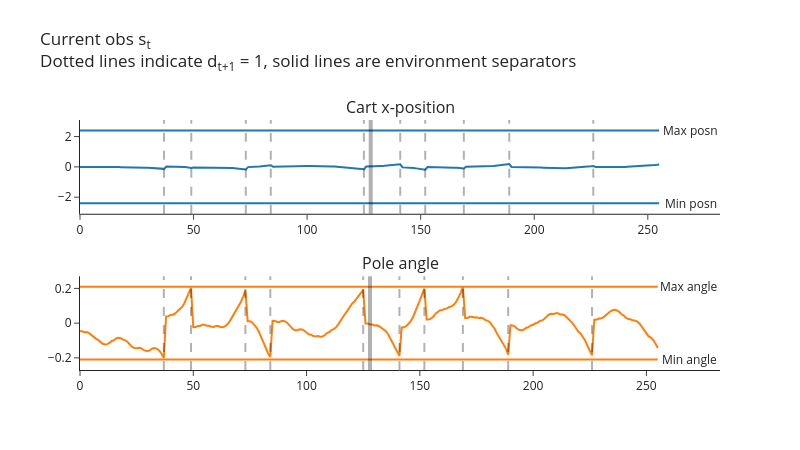
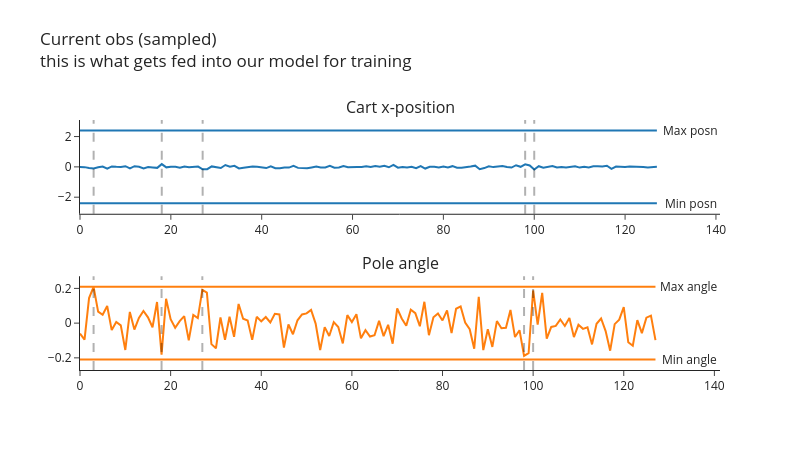

Here is the notebook cell these charts were saved with, in order:
### Markdown cell above
Like before, here's some code to generate and plot observations.

The first plot shows the current observations $s_t$ (with dotted lines indicating a terminated episode $d_{t+1} = 1$). The solid lines indicate the transition between different environments in `envs` (this demo uses `num_envs = 2`). There are `batch_size = num_steps_per_rollout * num_envs = 128 * 2 = 256` observations in total, with `128` coming from each environment.

The second plot shows a single minibatch of sampled experiences from full memory. Each minibatch has size `minibatch_size = 128`, and `minibatches` contains in total `batches_per_learning_phase * (batch_size // minibatch_size) = 2 * 2 = 4` minibatches.

Note that we don't need to worry about terminal observations here, because we're not actually logging `next_obs` (unlike DQN, this won't be part of our loss function).

### Code cell
num_steps_per_rollout = 128
num_envs = 2
batch_size = num_steps_per_rollout * num_envs  # 256

minibatch_size = 128
num_minibatches = batch_size // minibatch_size  # 2

batches_per_learning_phase = 2

envs = CartPole(num_envs=num_envs)  # GPU-batched env: reset()/step() return on-device tensors
memory = ReplayMemory(num_envs, (4,), (), batch_size, minibatch_size, batches_per_learning_phase)

logprobs = values = t.zeros(num_envs, device=device)  # dummy values, just so we can see demo of plot
obs, _ = envs.reset()

for i in range(num_steps_per_rollout):  # the locally-defined 128, matching this cell's batch_size
    # Choose a random action and step the env (actions are an on-device tensor for the batched env)
    actions = t.randint(0, envs.single_action_space.n, (num_envs,), device=device)
    next_obs, rewards, terminated, truncated, infos = envs.step(actions)

    # Add experience to memory (everything is already an on-device tensor)
    memory.add(obs, actions, logprobs, values, rewards, terminated)
    obs = next_obs

plot_cartpole_obs_and_dones(
    t.stack(memory.obs).cpu(),
    t.stack(memory.terminated).cpu(),
    title="Current obs s<sub>t</sub><br>Dotted lines indicate d<sub>t+1</sub> = 1, solid lines are environment separators",
)

next_value = next_done = t.zeros(envs.num_envs).to(device)  # dummy values, just so we can see demo of plot
minibatches = memory.get_minibatches(next_value, next_done, gamma=0.99, gae_lambda=0.95)

plot_cartpole_obs_and_dones(
    minibatches[0].obs.cpu(),
    minibatches[0].terminated.cpu(),
    title="Current obs (sampled)<br>this is what gets fed into our model for training",
)

### Figure 1 — Plotly figure (JSON) as saved in the notebook; plotly's stock layout.template omitted (floating-point values rounded to 4 significant figures; data arrays with more than 128 entries replaced by an {"elided": "..."} marker saying what was removed)
{"data": [{"marker": {"color": "#1F77B4"}, "mode": "lines", "name": "posn", "type": "scatter", "xaxis": "x", "y": {"elided": "256 float values"}, "yaxis": "y"}, {"marker": {"color": "#1F77B4"}, "mode": "lines", "name": "posn_min", "type": "scatter", "xaxis": "x", "y": {"elided": "256 float values"}, "yaxis": "y"}, {"marker": {"color": "#1F77B4"}, "mode": "lines", "name": "posn_max", "type": "scatter", "xaxis": "x", "y": {"elided": "256 float values"}, "yaxis": "y"}, {"marker": {"color": "#FF7F0E"}, "mode": "lines", "name": "angle", "type": "scatter", "xaxis": "x2", "y": {"elided": "256 float values"}, "yaxis": "y2"}, {"marker": {"color": "#FF7F0E"}, "mode": "lines", "name": "angle_min", "type": "scatter", "xaxis": "x2", "y": {"elided": "256 float values"}, "yaxis": "y2"}, {"marker": {"color": "#FF7F0E"}, "mode": "lines", "name": "angle_max", "type": "scatter", "xaxis": "x2", "y": {"elided": "256 float values"}, "yaxis": "y2"}], "layout": {"annotations": [{"font": {"size": 16}, "showarrow": false, "text": "Cart x-position", "x": 0.5, "xanchor": "center", "xref": "paper", "y": 1, "yanchor": "bottom", "yref": "paper"}, {"font": {"size": 16}, "showarrow": false, "text": "Pole angle", "x": 0.5, "xanchor": "center", "xref": "paper", "y": 0.375, "yanchor": "bottom", "yref": "paper"}, {"showarrow": false, "text": "Min posn", "x": 268.8, "xref": "x", "y": -2.4, "yref": "y"}, {"showarrow": false, "text": "Min angle", "x": 268.8, "xref": "x2", "y": -0.2095, "yref": "y2"}, {"showarrow": false, "text": "Max posn", "x": 268.8, "xref": "x", "y": 2.4, "yref": "y"}, {"showarrow": false, "text": "Max angle", "x": 268.8, "xref": "x2", "y": 0.2095, "yref": "y2"}], "height": 450, "hovermode": "x unified", "margin": {"t": 120}, "shapes": [{"line": {"color": "black", "dash": "dash", "width": 2}, "type": "line", "x0": 37, "x1": 37, "xref": "x", "y0": 0, "y1": 1, "yref": "y domain"}, {"line": {"color": "black", "dash": "dash", "width": 2}, "type": "line", "x0": 49, "x1": 49, "xref": "x", "y0": 0, "y1": 1, "yref": "y domain"}, {"line": {"color": "black", "dash": "dash", "width": 2}, "type": "line", "x0": 73, "x1": 73, "xref": "x", "y0": 0, "y1": 1, "yref": "y domain"}, {"line": {"color": "black", "dash": "dash", "width": 2}, "type": "line", "x0": 84, "x1": 84, "xref": "x", "y0": 0, "y1": 1, "yref": "y domain"}, {"line": {"color": "black", "dash": "dash", "width": 2}, "type": "line", "x0": 125, "x1": 125, "xref": "x", "y0": 0, "y1": 1, "yref": "y domain"}, {"line": {"color": "black", "dash": "dash", "width": 2}, "type": "line", "x0": 141, "x1": 141, "xref": "x", "y0": 0, "y1": 1, "yref": "y domain"}, {"line": {"color": "black", "dash": "dash", "width": 2}, "type": "line", "x0": 152, "x1": 152, "xref": "x", "y0": 0, "y1": 1, "yref": "y domain"}, {"line": {"color": "black", "dash": "dash", "width": 2}, "type": "line", "x0": 169, "x1": 169, "xref": "x", "y0": 0, "y1": 1, "yref": "y domain"}, {"line": {"color": "black", "dash": "dash", "width": 2}, "type": "line", "x0": 189, "x1": 189, "xref": "x", "y0": 0, "y1": 1, "yref": "y domain"}, {"line": {"color": "black", "dash": "dash", "width": 2}, "type": "line", "x0": 226, "x1": 226, "xref": "x", "y0": 0, "y1": 1, "yref": "y domain"}, {"line": {"color": "black", "width": 4}, "type": "line", "x0": 128, "x1": 128, "xref": "x", "y0": 0, "y1": 1, "yref": "y domain"}, {"line": {"color": "black", "dash": "dash", "width": 2}, "type": "line", "x0": 37, "x1": 37, "xref": "x2", "y0": 0, "y1": 1, "yref": "y2 domain"}, {"line": {"color": "black", "dash": "dash", "width": 2}, "type": "line", "x0": 49, "x1": 49, "xref": "x2", "y0": 0, "y1": 1, "yref": "y2 domain"}, {"line": {"color": "black", "dash": "dash", "width": 2}, "type": "line", "x0": 73, "x1": 73, "xref": "x2", "y0": 0, "y1": 1, "yref": "y2 domain"}, {"line": {"color": "black", "dash": "dash", "width": 2}, "type": "line", "x0": 84, "x1": 84, "xref": "x2", "y0": 0, "y1": 1, "yref": "y2 domain"}, {"line": {"color": "black", "dash": "dash", "width": 2}, "type": "line", "x0": 125, "x1": 125, "xref": "x2", "y0": 0, "y1": 1, "yref": "y2 domain"}, {"line": {"color": "black", "dash": "dash", "width": 2}, "type": "line", "x0": 141, "x1": 141, "xref": "x2", "y0": 0, "y1": 1, "yref": "y2 domain"}, {"line": {"color": "black", "dash": "dash", "width": 2}, "type": "line", "x0": 152, "x1": 152, "xref": "x2", "y0": 0, "y1": 1, "yref": "y2 domain"}, {"line": {"color": "black", "dash": "dash", "width": 2}, "type": "line", "x0": 169, "x1": 169, "xref": "x2", "y0": 0, "y1": 1, "yref": "y2 domain"}, {"line": {"color": "black", "dash": "dash", "width": 2}, "type": "line", "x0": 189, "x1": 189, "xref": "x2", "y0": 0, "y1": 1, "yref": "y2 domain"}, {"line": {"color": "black", "dash": "dash", "width": 2}, "type": "line", "x0": 226, "x1": 226, "xref": "x2", "y0": 0, "y1": 1, "yref": "y2 domain"}, {"line": {"color": "black", "width": 4}, "type": "line", "x0": 128, "x1": 128, "xref": "x2", "y0": 0, "y1": 1, "yref": "y2 domain"}], "showlegend": false, "title": {"text": "Current obs s<sub>t</sub><br>Dotted lines indicate d<sub>t+1</sub> = 1, solid lines are environment separators", "y": 0.9}, "width": 800, "xaxis": {"anchor": "y", "domain": [0, 1]}, "xaxis2": {"anchor": "y2", "domain": [0, 1]}, "yaxis": {"anchor": "x", "domain": [0.625, 1]}, "yaxis2": {"anchor": "x2", "domain": [0, 0.375]}}}

### Figure 2 — Plotly figure (JSON) as saved in the notebook; plotly's stock layout.template omitted (floating-point values rounded to 4 significant figures)
{"data": [{"marker": {"color": "#1F77B4"}, "mode": "lines", "name": "posn", "type": "scatter", "xaxis": "x", "y": [-0.01558, -0.01745, -0.07628, -0.1112, -0.03065, 0.0217, -0.1203, 0.03016, 0.007781, -0.007561, 0.04414, -0.09879, 0.0445, 0.009834, -0.1011, -0.00982, -0.03687, -0.06469, 0.1819, -0.03207, 0.01516, 0.004822, -0.06181, 0.02649, -0.02085, 0.02215, 0.01723, -0.1612, -0.1505, 0.03048, -0.04373, -0.07757, 0.1213, 0.007358, 0.06768, -0.1, -0.05949, -0.01987, 0.0218, 0.006649, -0.01691, -0.07835, 0.04391, -0.08467, -0.08721, -0.03668, -0.04788, 0.06282, -0.06658, -0.08017, -0.09045, -0.03551, 0.02198, -0.04685, -0.03721, 0.06861, -0.0595, -0.04064, 0.06171, -0.01805, 0.008635, -0.01369, -0.007105, 0.04578, -0.00458, 0.05808, 0.002159, 0.06667, -0.02542, 0.1376, -0.0498, -0.005496, -0.04274, 0.004653, -0.08981, 0.05478, -0.1106, 0.005817, 0.01265, -0.0356, 0.02236, -0.03211, 0.04745, -0.05004, -0.05329, -0.03827, 0.02349, 0.0807, -0.1548, -0.07933, 0.04103, -0.01528, 0.006435, 0.06319, -0.008061, -0.04641, 0.1089, 0.004859, 0.1699, 0.09582, -0.1779, 0.04459, -0.05216, 0.01775, 0.05888, -0.04396, -0.0132, -0.04426, 0.004663, 0.03883, -0.04726, 0.002215, -0.0356, 0.03411, 0.0439, 0.02246, 0.07776, -0.1298, 0.01983, -0.0007706, -0.003664, 0.02978, 0.02918, 0.03092, -0.002076, -0.03432, -0.006458, 0.004194], "yaxis": "y"}, {"marker": {"color": "#1F77B4"}, "mode": "lines", "name": "posn_min", "type": "scatter", "xaxis": "x", "y": [-2.4, -2.4, -2.4, -2.4, -2.4, -2.4, -2.4, -2.4, -2.4, -2.4, -2.4, -2.4, -2.4, -2.4, -2.4, -2.4, -2.4, -2.4, -2.4, -2.4, -2.4, -2.4, -2.4, -2.4, -2.4, -2.4, -2.4, -2.4, -2.4, -2.4, -2.4, -2.4, -2.4, -2.4, -2.4, -2.4, -2.4, -2.4, -2.4, -2.4, -2.4, -2.4, -2.4, -2.4, -2.4, -2.4, -2.4, -2.4, -2.4, -2.4, -2.4, -2.4, -2.4, -2.4, -2.4, -2.4, -2.4, -2.4, -2.4, -2.4, -2.4, -2.4, -2.4, -2.4, -2.4, -2.4, -2.4, -2.4, -2.4, -2.4, -2.4, -2.4, -2.4, -2.4, -2.4, -2.4, -2.4, -2.4, -2.4, -2.4, -2.4, -2.4, -2.4, -2.4, -2.4, -2.4, -2.4, -2.4, -2.4, -2.4, -2.4, -2.4, -2.4, -2.4, -2.4, -2.4, -2.4, -2.4, -2.4, -2.4, -2.4, -2.4, -2.4, -2.4, -2.4, -2.4, -2.4, -2.4, -2.4, -2.4, -2.4, -2.4, -2.4, -2.4, -2.4, -2.4, -2.4, -2.4, -2.4, -2.4, -2.4, -2.4, -2.4, -2.4, -2.4, -2.4, -2.4, -2.4], "yaxis": "y"}, {"marker": {"color": "#1F77B4"}, "mode": "lines", "name": "posn_max", "type": "scatter", "xaxis": "x", "y": [2.4, 2.4, 2.4, 2.4, 2.4, 2.4, 2.4, 2.4, 2.4, 2.4, 2.4, 2.4, 2.4, 2.4, 2.4, 2.4, 2.4, 2.4, 2.4, 2.4, 2.4, 2.4, 2.4, 2.4, 2.4, 2.4, 2.4, 2.4, 2.4, 2.4, 2.4, 2.4, 2.4, 2.4, 2.4, 2.4, 2.4, 2.4, 2.4, 2.4, 2.4, 2.4, 2.4, 2.4, 2.4, 2.4, 2.4, 2.4, 2.4, 2.4, 2.4, 2.4, 2.4, 2.4, 2.4, 2.4, 2.4, 2.4, 2.4, 2.4, 2.4, 2.4, 2.4, 2.4, 2.4, 2.4, 2.4, 2.4, 2.4, 2.4, 2.4, 2.4, 2.4, 2.4, 2.4, 2.4, 2.4, 2.4, 2.4, 2.4, 2.4, 2.4, 2.4, 2.4, 2.4, 2.4, 2.4, 2.4, 2.4, 2.4, 2.4, 2.4, 2.4, 2.4, 2.4, 2.4, 2.4, 2.4, 2.4, 2.4, 2.4, 2.4, 2.4, 2.4, 2.4, 2.4, 2.4, 2.4, 2.4, 2.4, 2.4, 2.4, 2.4, 2.4, 2.4, 2.4, 2.4, 2.4, 2.4, 2.4, 2.4, 2.4, 2.4, 2.4, 2.4, 2.4, 2.4, 2.4], "yaxis": "y"}, {"marker": {"color": "#FF7F0E"}, "mode": "lines", "name": "angle", "type": "scatter", "xaxis": "x2", "y": [-0.06047, -0.09536, 0.1441, 0.2087, 0.06641, 0.04842, 0.09871, -0.04008, 0.006519, -0.01311, -0.1546, 0.06472, -0.03689, 0.02985, 0.07002, 0.03351, -0.02363, 0.1217, -0.1819, 0.1403, 0.02218, -0.02658, 0.01183, 0.04005, -0.09902, 0.04704, 0.02908, 0.1911, 0.1756, -0.121, -0.1447, 0.033, -0.09609, 0.03708, -0.07848, 0.1106, 0.02498, 0.01502, -0.09646, 0.0363, 0.01026, 0.03531, 0.004022, 0.05394, 0.04995, -0.1414, -0.007815, -0.06431, 0.01625, 0.04991, 0.05627, 0.07633, -0.002614, -0.1546, -0.02298, -0.0745, 0.005552, -0.02279, -0.1168, 0.04619, 0.006307, 0.05088, -0.08762, -0.04091, -0.07746, -0.06991, 0.01304, -0.07473, -0.009829, -0.1182, 0.08477, 0.02685, -0.01558, 0.07783, 0.05711, -0.01799, 0.1228, -0.06955, 0.03348, 0.05574, 0.01551, 0.07321, -0.05761, 0.08273, 0.09625, 0.002919, -0.03474, -0.1476, 0.1517, -0.1554, -0.03493, -0.137, 0.01186, -0.02932, -0.02683, 0.07534, -0.0803, -0.04116, -0.1891, -0.1734, 0.188, -0.008499, 0.174, -0.08897, -0.02179, -0.01609, 0.02095, -0.01644, 0.03016, -0.08061, -0.009833, -0.03306, -0.02399, -0.1226, -0.003794, 0.02673, -0.04566, -0.1587, -0.005737, 0.01984, 0.0923, -0.1103, -0.1302, 0.01706, -0.05749, 0.03138, 0.04328, -0.09785], "yaxis": "y2"}, {"marker": {"color": "#FF7F0E"}, "mode": "lines", "name": "angle_min", "type": "scatter", "xaxis": "x2", "y": [-0.2095, -0.2095, -0.2095, -0.2095, -0.2095, -0.2095, -0.2095, -0.2095, -0.2095, -0.2095, -0.2095, -0.2095, -0.2095, -0.2095, -0.2095, -0.2095, -0.2095, -0.2095, -0.2095, -0.2095, -0.2095, -0.2095, -0.2095, -0.2095, -0.2095, -0.2095, -0.2095, -0.2095, -0.2095, -0.2095, -0.2095, -0.2095, -0.2095, -0.2095, -0.2095, -0.2095, -0.2095, -0.2095, -0.2095, -0.2095, -0.2095, -0.2095, -0.2095, -0.2095, -0.2095, -0.2095, -0.2095, -0.2095, -0.2095, -0.2095, -0.2095, -0.2095, -0.2095, -0.2095, -0.2095, -0.2095, -0.2095, -0.2095, -0.2095, -0.2095, -0.2095, -0.2095, -0.2095, -0.2095, -0.2095, -0.2095, -0.2095, -0.2095, -0.2095, -0.2095, -0.2095, -0.2095, -0.2095, -0.2095, -0.2095, -0.2095, -0.2095, -0.2095, -0.2095, -0.2095, -0.2095, -0.2095, -0.2095, -0.2095, -0.2095, -0.2095, -0.2095, -0.2095, -0.2095, -0.2095, -0.2095, -0.2095, -0.2095, -0.2095, -0.2095, -0.2095, -0.2095, -0.2095, -0.2095, -0.2095, -0.2095, -0.2095, -0.2095, -0.2095, -0.2095, -0.2095, -0.2095, -0.2095, -0.2095, -0.2095, -0.2095, -0.2095, -0.2095, -0.2095, -0.2095, -0.2095, -0.2095, -0.2095, -0.2095, -0.2095, -0.2095, -0.2095, -0.2095, -0.2095, -0.2095, -0.2095, -0.2095, -0.2095], "yaxis": "y2"}, {"marker": {"color": "#FF7F0E"}, "mode": "lines", "name": "angle_max", "type": "scatter", "xaxis": "x2", "y": [0.2095, 0.2095, 0.2095, 0.2095, 0.2095, 0.2095, 0.2095, 0.2095, 0.2095, 0.2095, 0.2095, 0.2095, 0.2095, 0.2095, 0.2095, 0.2095, 0.2095, 0.2095, 0.2095, 0.2095, 0.2095, 0.2095, 0.2095, 0.2095, 0.2095, 0.2095, 0.2095, 0.2095, 0.2095, 0.2095, 0.2095, 0.2095, 0.2095, 0.2095, 0.2095, 0.2095, 0.2095, 0.2095, 0.2095, 0.2095, 0.2095, 0.2095, 0.2095, 0.2095, 0.2095, 0.2095, 0.2095, 0.2095, 0.2095, 0.2095, 0.2095, 0.2095, 0.2095, 0.2095, 0.2095, 0.2095, 0.2095, 0.2095, 0.2095, 0.2095, 0.2095, 0.2095, 0.2095, 0.2095, 0.2095, 0.2095, 0.2095, 0.2095, 0.2095, 0.2095, 0.2095, 0.2095, 0.2095, 0.2095, 0.2095, 0.2095, 0.2095, 0.2095, 0.2095, 0.2095, 0.2095, 0.2095, 0.2095, 0.2095, 0.2095, 0.2095, 0.2095, 0.2095, 0.2095, 0.2095, 0.2095, 0.2095, 0.2095, 0.2095, 0.2095, 0.2095, 0.2095, 0.2095, 0.2095, 0.2095, 0.2095, 0.2095, 0.2095, 0.2095, 0.2095, 0.2095, 0.2095, 0.2095, 0.2095, 0.2095, 0.2095, 0.2095, 0.2095, 0.2095, 0.2095, 0.2095, 0.2095, 0.2095, 0.2095, 0.2095, 0.2095, 0.2095, 0.2095, 0.2095, 0.2095, 0.2095, 0.2095, 0.2095], "yaxis": "y2"}], "layout": {"annotations": [{"font": {"size": 16}, "showarrow": false, "text": "Cart x-position", "x": 0.5, "xanchor": "center", "xref": "paper", "y": 1, "yanchor": "bottom", "yref": "paper"}, {"font": {"size": 16}, "showarrow": false, "text": "Pole angle", "x": 0.5, "xanchor": "center", "xref": "paper", "y": 0.375, "yanchor": "bottom", "yref": "paper"}, {"showarrow": false, "text": "Min posn", "x": 134.4, "xref": "x", "y": -2.4, "yref": "y"}, {"showarrow": false, "text": "Min angle", "x": 134.4, "xref": "x2", "y": -0.2095, "yref": "y2"}, {"showarrow": false, "text": "Max posn", "x": 134.4, "xref": "x", "y": 2.4, "yref": "y"}, {"showarrow": false, "text": "Max angle", "x": 134.4, "xref": "x2", "y": 0.2095, "yref": "y2"}], "height": 450, "hovermode": "x unified", "margin": {"t": 120}, "shapes": [{"line": {"color": "black", "dash": "dash", "width": 2}, "type": "line", "x0": 3, "x1": 3, "xref": "x", "y0": 0, "y1": 1, "yref": "y domain"}, {"line": {"color": "black", "dash": "dash", "width": 2}, "type": "line", "x0": 18, "x1": 18, "xref": "x", "y0": 0, "y1": 1, "yref": "y domain"}, {"line": {"color": "black", "dash": "dash", "width": 2}, "type": "line", "x0": 27, "x1": 27, "xref": "x", "y0": 0, "y1": 1, "yref": "y domain"}, {"line": {"color": "black", "dash": "dash", "width": 2}, "type": "line", "x0": 98, "x1": 98, "xref": "x", "y0": 0, "y1": 1, "yref": "y domain"}, {"line": {"color": "black", "dash": "dash", "width": 2}, "type": "line", "x0": 100, "x1": 100, "xref": "x", "y0": 0, "y1": 1, "yref": "y domain"}, {"line": {"color": "black", "dash": "dash", "width": 2}, "type": "line", "x0": 3, "x1": 3, "xref": "x2", "y0": 0, "y1": 1, "yref": "y2 domain"}, {"line": {"color": "black", "dash": "dash", "width": 2}, "type": "line", "x0": 18, "x1": 18, "xref": "x2", "y0": 0, "y1": 1, "yref": "y2 domain"}, {"line": {"color": "black", "dash": "dash", "width": 2}, "type": "line", "x0": 27, "x1": 27, "xref": "x2", "y0": 0, "y1": 1, "yref": "y2 domain"}, {"line": {"color": "black", "dash": "dash", "width": 2}, "type": "line", "x0": 98, "x1": 98, "xref": "x2", "y0": 0, "y1": 1, "yref": "y2 domain"}, {"line": {"color": "black", "dash": "dash", "width": 2}, "type": "line", "x0": 100, "x1": 100, "xref": "x2", "y0": 0, "y1": 1, "yref": "y2 domain"}], "showlegend": false, "title": {"text": "Current obs (sampled)<br>this is what gets fed into our model for training", "y": 0.9}, "width": 800, "xaxis": {"anchor": "y", "domain": [0, 1]}, "xaxis2": {"anchor": "y2", "domain": [0, 1]}, "yaxis": {"anchor": "x", "domain": [0.625, 1]}, "yaxis2": {"anchor": "x2", "domain": [0, 0.375]}}}
